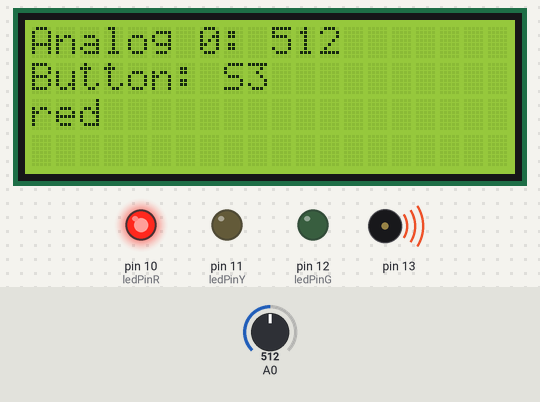
A sketch run on a simulated Arduino Uno, built with avr-gcc and run on an emulated ATmega328P. On the bench: 20×4 character LCD, output pins drawn as LEDs (lit = HIGH), buzzer (waves = sounding). The inputs (shaded band) are chosen by the test bench; at power-on: A0 = 512.

Above: at 1.7 s.
1.8 s: A0 set to 163
At 2.9 s:
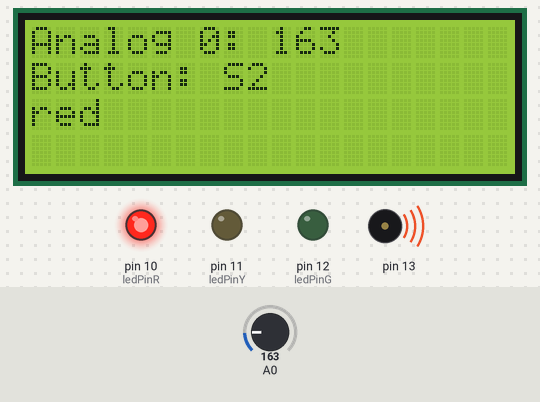
3.3 s: A0 set to 136
At 4.8 s:
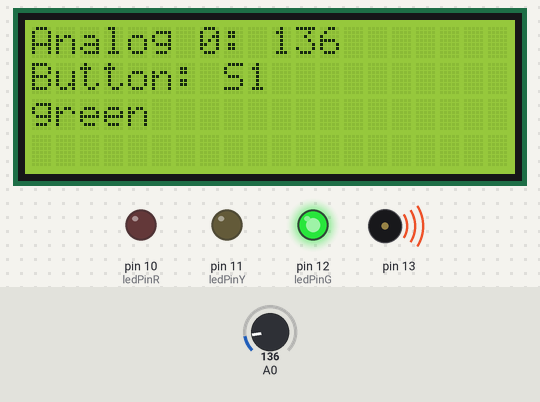
5.8 s: A0 set to 1010
At 7.0 s:
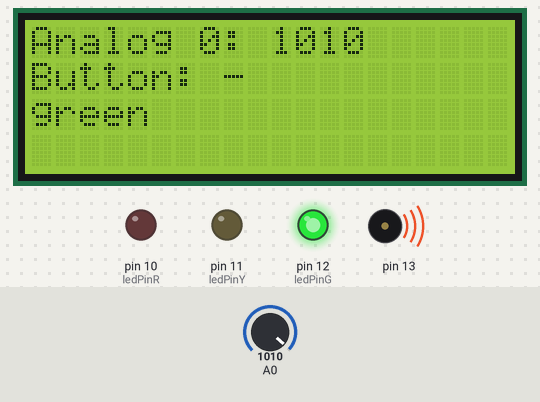
Timing chart, 0 to 9.8 s (numbered marks = the images above; inputs shaded):
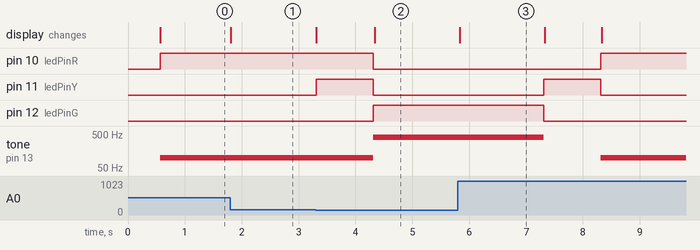

Measured:
- the behaviour switches between 150 and 149 on A0 (found by bisection; images 1 and 2)
- after the input at 1.8 s, the display: changes at once (image 1)
- after the input at 3.3 s, pin 10 (ledPinR): HIGH → LOW after 1.0 s; pin 11 (ledPinY): LOW → HIGH at once, → LOW 1.0 s later; pin 12 (ledPinG): LOW → HIGH after 1.0 s; tone on pin 13: 100 Hz → 400 Hz after 1.0 s; the display: first changes at once (image 2 shows a later state)
- after the input at 5.8 s, pin 10 (ledPinR): goes on until 8.3 s, then stays HIGH; pin 12 (ledPinG): goes on until 7.3 s, then stays LOW; tone on pin 13: goes on until 8.3 s, then stays 100 Hz; the display: changes at once (image 3)
- what the display in image 3 shows lasts 1.5 s, from 5.8 s to 7.3 s

The sketch:

_9-light_buttons_tone.ino
```cpp
// display buttons: write some data to the lcd and
// shows the button pressed

/* Connections:
 R/S : Pin 3
 R/W : not connected
 E   : Pin 4
 DB4 : Pin 6
 DB5 : Pin 7
 DB6 : Pin 8
 DB7 : Pin 9

 Red LED    : 10
 Yellow LED : 11
 Green LED  : 12
*/

// include LCD functions:
#include <LiquidCrystal.h>

// define the LCD screen
LiquidCrystal lcd(3, 4, 6, 7, 8, 9);

// global variable, stores the result from analog pin, button, and led pins
int buttonVal;
int button;
const int ledPinR = 10;
const int ledPinY = 11;
const int ledPinG = 12;

// time counter
unsigned long prevMill;

// Ampel state
int state;

void setup()
{
  // LCD has 4 lines with 20 chars
  lcd.begin(20, 4);
  lcd.print("system ready");
  delay(500);

  // set ledPin as output
  pinMode(ledPinR, OUTPUT);
  pinMode(ledPinG, OUTPUT);
  pinMode(ledPinY, OUTPUT);
  prevMill = 0;
  state = 0;
}


void loop()
{
  // read analogValue
  buttonVal = analogRead(0);

  // if statements for buttons
  if(buttonVal > 950){
    button = 0;
  }
  else if(buttonVal > 750 && buttonVal < 950){
    button = 5;

  }
  else if(buttonVal > 550 && buttonVal < 750){
    button = 4;
  }
  else if(buttonVal > 350 && buttonVal < 550){
    button = 3;
  }
  else if(buttonVal > 150 && buttonVal < 350){
    button = 2;
  }
  else if(buttonVal < 150){
    button = 1;
  }
  // code for LCD screen:
  lcd.setCursor(0,0);
  lcd.print("Analog 0:       ");
  lcd.setCursor(10, 0);
  lcd.print(buttonVal);

  if(button == 0){
    lcd.setCursor(0,1);
    lcd.print("Button: - ");
  }
  else{
    lcd.setCursor(0,1);
    lcd.print("Button: S");
    lcd.setCursor(9,1);
    lcd.print(button);
  }
/*
  // debug
  lcd.setCursor(8,2);
  lcd.print(state);
  lcd.setCursor(0,3);
  lcd.print(millis());
  lcd.setCursor(7,3);
  lcd.print(prevMill);
  lcd.setCursor(14,3);
*/

  // Ampel Program sequence
  if(button == 1 && state == 0){
    prevMill = millis();
    state = 1;
  }

  if(millis() - prevMill >= 1000 && state == 1){
    // start sequence with yellow light
    prevMill = millis();
    state = 2;
  }

  if(millis() - prevMill >= 3000 && state == 2){
    // green light
    prevMill = millis();
    state = 3;
  }

  if(millis() - prevMill >= 1000 && state == 3){
    // green --> yellow light
    prevMill = millis();
    state = 0;
  }

  // state colors
  if(state == 0){
    lcd.setCursor(0,2);
    lcd.print("red   ");
    tone(13, 100);
    digitalWrite(ledPinR, HIGH);
    digitalWrite(ledPinY, LOW);
  }
  if(state == 1){
    lcd.setCursor(0,2);
    lcd.print("red and yellow");
    digitalWrite(ledPinY, HIGH);
  }

  if(state == 2){
    lcd.setCursor(0,2);
    lcd.print("green         ");
    tone(13, 400);
    digitalWrite(ledPinR, LOW);
    digitalWrite(ledPinY, LOW);
    digitalWrite(ledPinG, HIGH);
  }
  if(state == 3){
    lcd.setCursor(0,2);
    lcd.print("yellow");
    noTone(13);
    digitalWrite(ledPinG, LOW);
    digitalWrite(ledPinY, HIGH);
  }
}


/* Usefull LCD functions:
set the current write position of the lcd to specific line and row:
  lcd.setCursor(row, line);

write onto lcd, starting at current position:
  lcd.print("abc");

clear the lcd (this writes " " into all positions and is therefore slow):
If only specific areas should be cleared use a mix of setCursor and print(" ") instead
  lcd.clear();
*/
```
